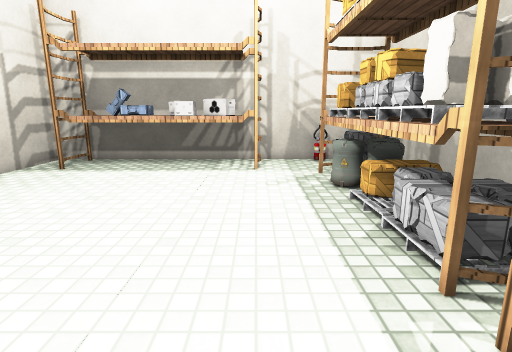
View 1 (above)

14 first-person views from a walk through a 3-D level made in the Unity game engine. The camera is 1.3 m above the floor, tilts 12° down and sees 80° across. The floor is counted in squares, 0.5 m on a side. Each view is taken from the middle of a square. On the plan, view 1 faces up. The plan holds only what a view shows up to about 20 squares ahead; the rest is blank. Some surface patterns are stand-ins.

View 2
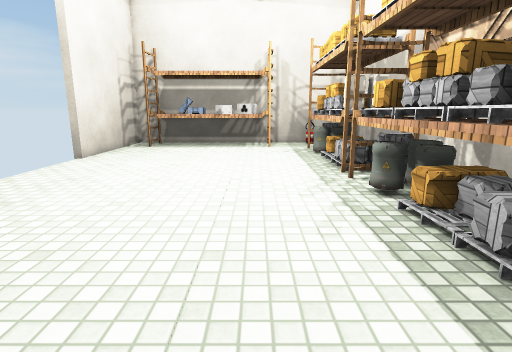

View 3
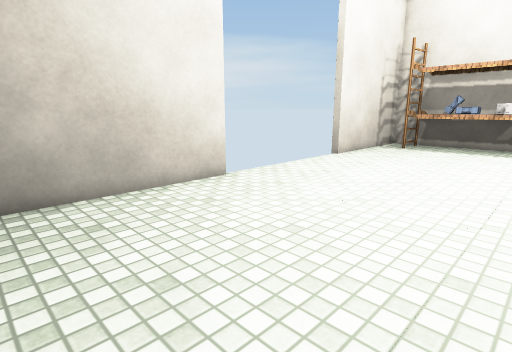

View 4
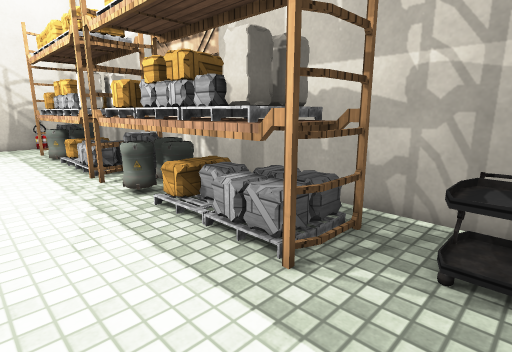

View 5
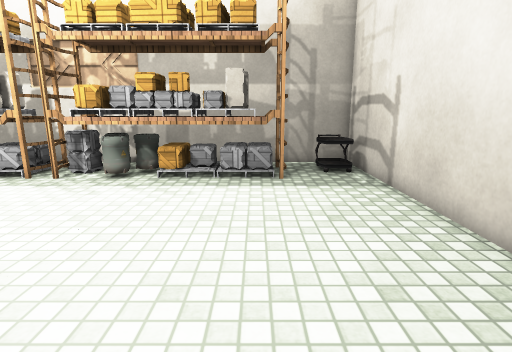

View 6
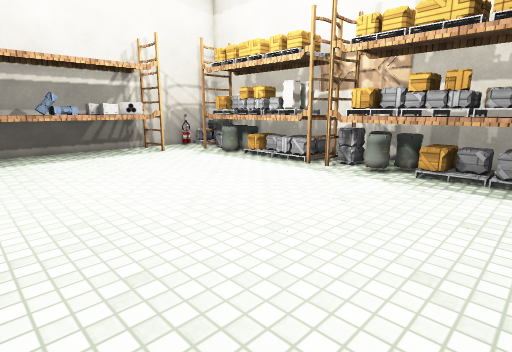

View 7
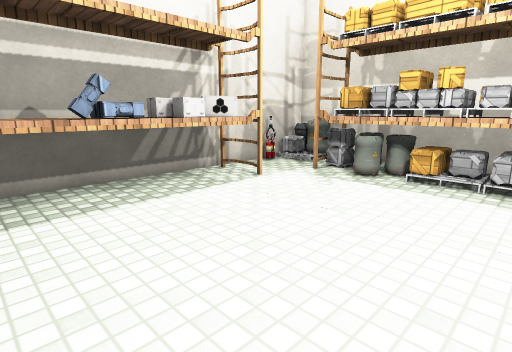

View 8
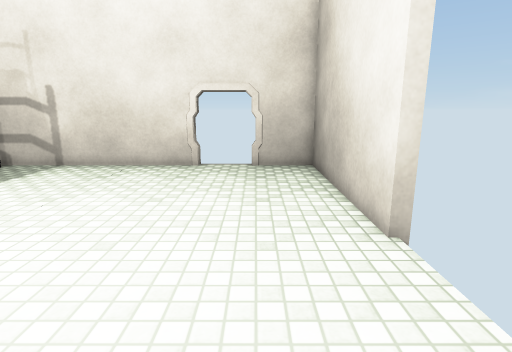

View 9
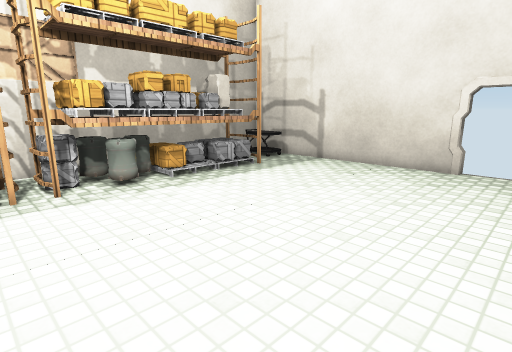

View 10
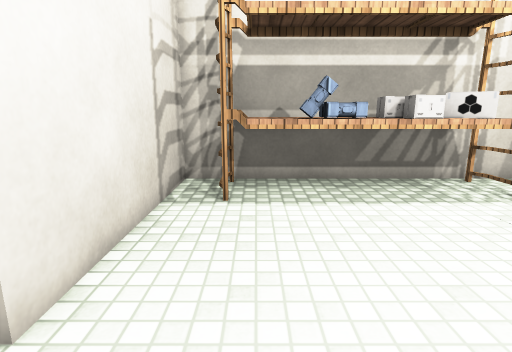

View 11
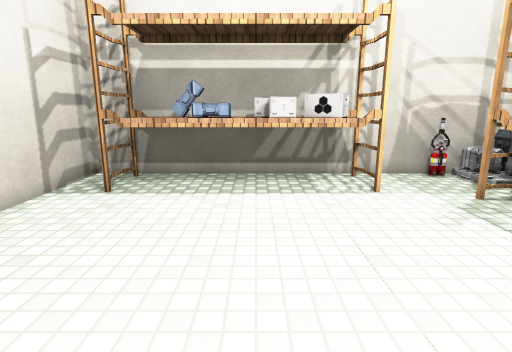

View 12
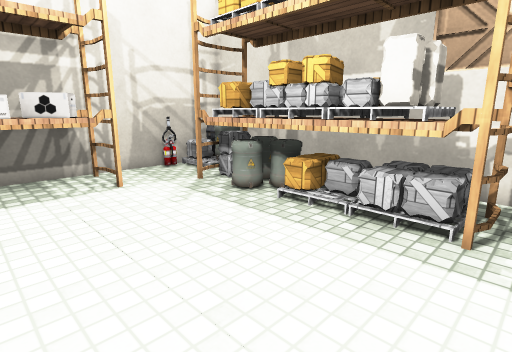

View 13
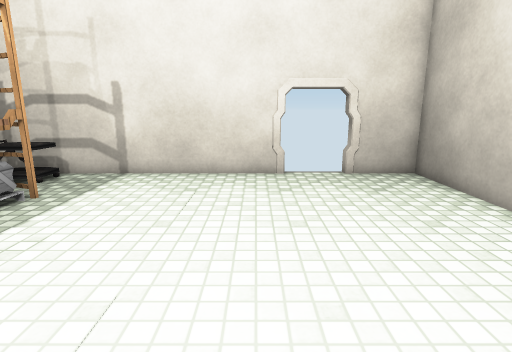

View 14
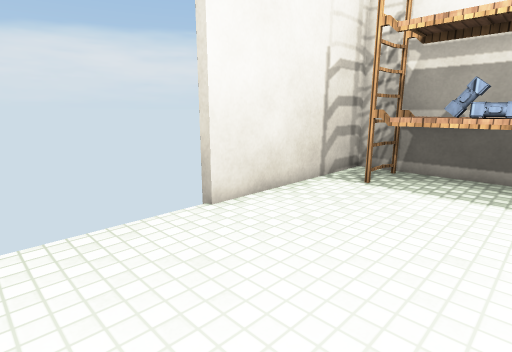

### Floor plan
Points are (right, up) in squares from view 1. A wall is a line through its corners. A room is listed if a view was taken in it or the views show most of it. See-through windows are left out.
Room 1 (views 1, 2, 3, 4, 5, 6, 7, 8, 9, 10, 11, 12, 13, 14)
walls: (-10.8, -1) (-10.8, -9.8) (-8, -9.8); (-5, -9.8) (6.8, -9.8) (6.8, 16.8) (-10.8, 16.8) (-10.8, 8)
ways out: gap at (-11, -1); gap at (-11, 8); gap at (-8, -10); gap at (-5, -10)
objects: shelf (-9, 14) to (0, 16); other object (-7, 14) to (-6, 14); other object (-6, 15) to (-5, 15); other object (-5, 14); box (-4, 14) to (-3, 14); box (-4, 15) to (-3, 15); box (-2, 14) to (-1, 15); crate (3, -6) to (4, -5); crate (3, -4) to (4, -3); crate (3, -2) to (4, -2); crate (3, -1) to (4, 0); crate (3, 1) to (3, 2); shelf (3, 3); crate (3, 4) to (4, 5); crate (3, 6) to (4, 7); crate (3, 8) to (4, 8); crate (3, 9) to (4, 10); crate (3, 11) to (3, 12); shelf (3, 13); fire extinguisher (3, 16) to (4, 16); cart (4, -9) to (6, -8); crate (4, 0) to (5, 1); crate (4, 2) to (5, 3); crate (4, 10) to (5, 11); crate (4, 12) to (5, 13); crate (5, -6) to (5, -5); other object (5, -4) to (5, -3); other object (5, -2); other object (5, -1); crate (5, 4) to (5, 5); other object (5, 6) to (5, 7); other object (5, 8); barrel (5, 14) to (6, 15); crate (5, 16); bin (6, 16)

Positions as (right, up) in squares from view 1, and headings:
1: (0, 0), facing up
2: (-1, -9), facing up
3: (-1, -9), facing up-left
4: (-1, -9), facing up-right
5: (-9, -5), facing right
6: (-10, -5), facing up-right
7: (-9, 5), facing up-right
8: (-8, 5), facing down
9: (-8, 5), facing down-right
10: (-8, 5), facing up
11: (-4, 4), facing up
12: (-4, 3), facing up-right
13: (-4, 3), facing down
14: (-4, 3), facing up-left
